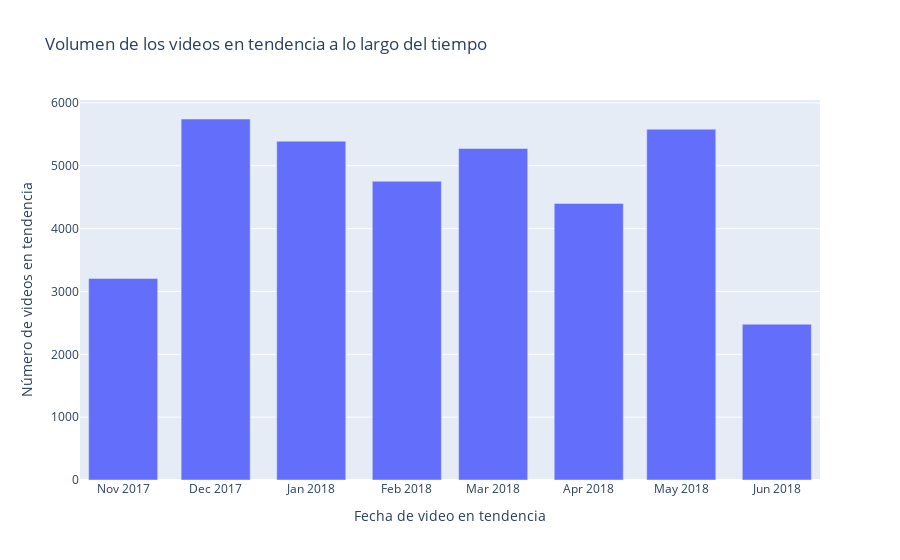

Notebook source saved alongside this figure:
### Code cell
counts5 = pd.DataFrame(df["trending_date2"].value_counts())
print(counts5)
df.drop(columns = ["trending_date2"], axis = 1, inplace = True)

data = [go.Bar(
    y = counts5['trending_date2'],
    x = counts5.index
)]
layout = go.Layout(
    title = 'Volumen de los videos en tendencia a lo largo del tiempo',
    yaxis = dict(title = 'Número de videos en tendencia'),
    xaxis = dict(title = 'Fecha de video en tendencia')
)

fig = go.Figure(data = data, layout = layout)

fig.iplot()

### Figure 1 — Plotly figure (JSON) as saved in the notebook; plotly's stock layout.template omitted (floating-point values rounded to 4 significant figures)
{"data": [{"type": "bar", "x": ["2017-12", "2018-05", "2018-01", "2018-03", "2018-02", "2018-04", "2017-11", "2018-06"], "y": [5744, 5582, 5391, 5275, 4754, 4401, 3208, 2479]}], "layout": {"title": {"text": "Volumen de los videos en tendencia a lo largo del tiempo"}, "xaxis": {"title": {"text": "Fecha de video en tendencia"}}, "yaxis": {"title": {"text": "Número de videos en tendencia"}}}}
